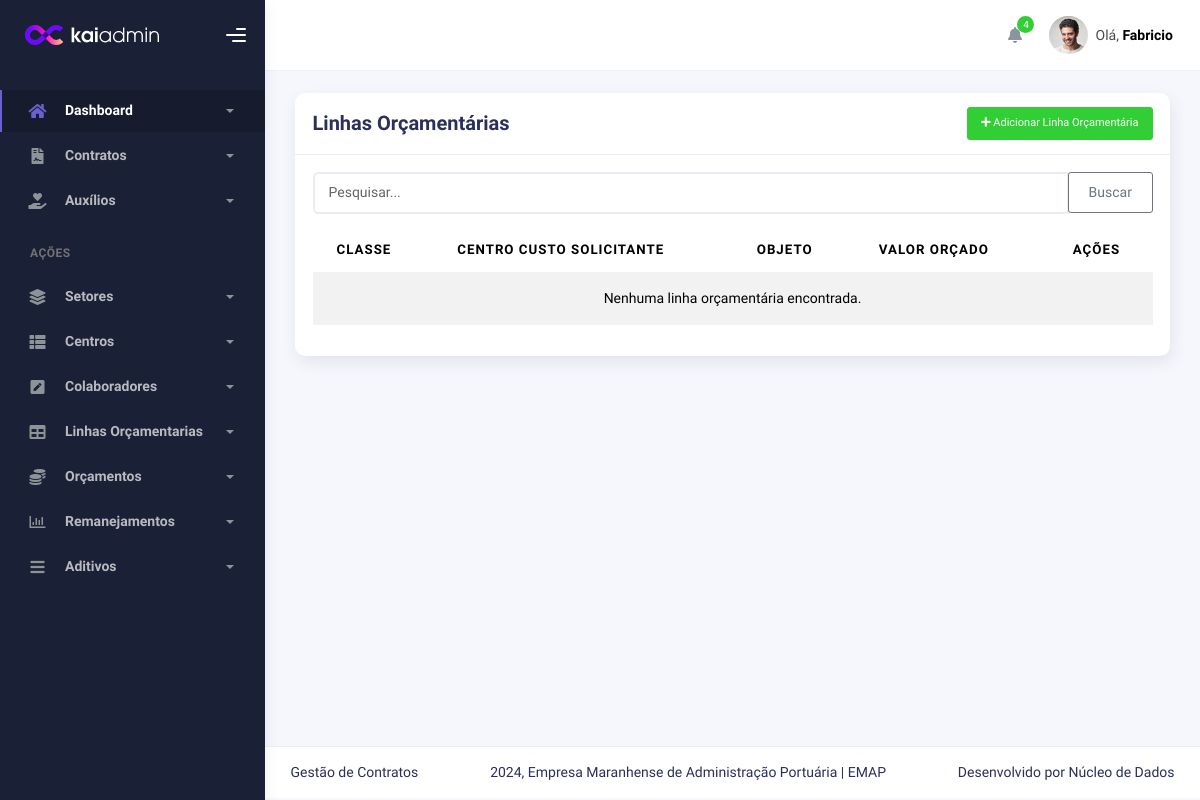
/contratos/linhaorcamentaria/, run on an earlier commit of the app's database.
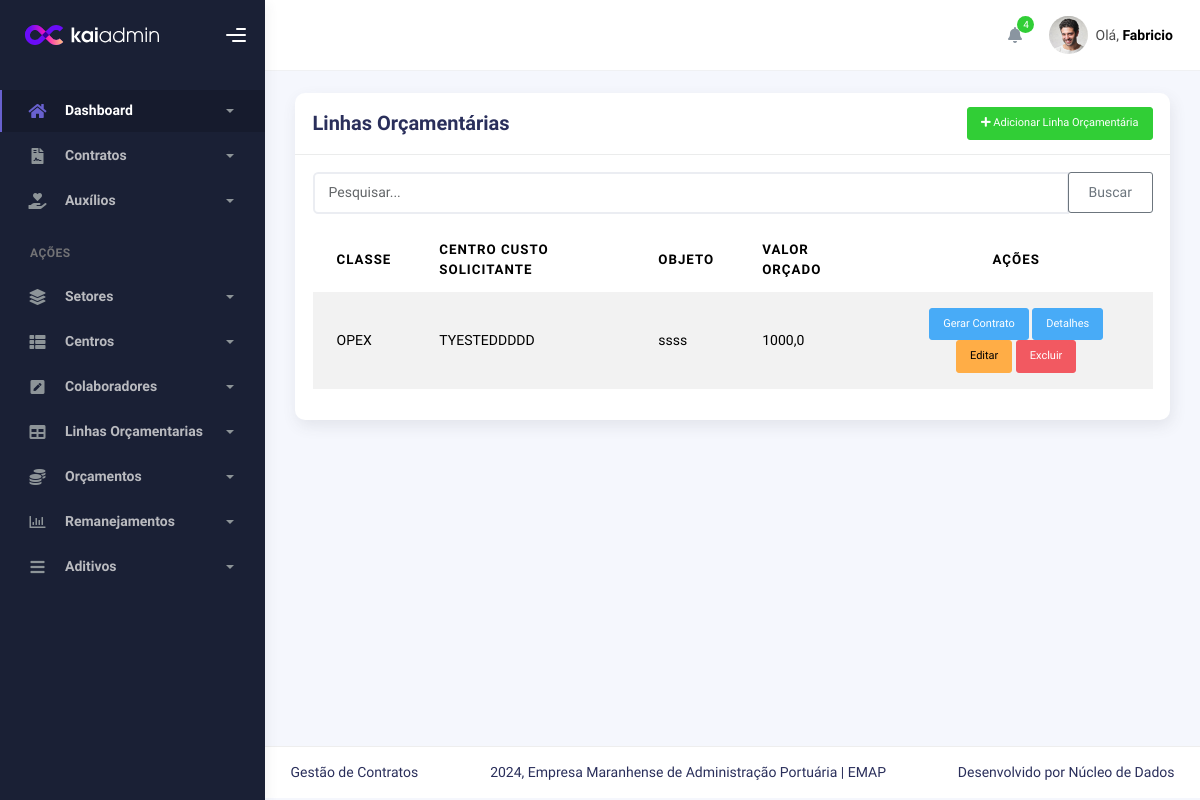
And on a later commit of the database.
### contract/models.py (models this page shows, shortened)
class LinhaOrcamentaria(models.Model):
    CLASSE_CHOICES = [
        ('OPEX', 'OPEX'),
        ('CAPEX', 'CAPEX'),
    ]
    classe = models.CharField(max_length=100, choices=CLASSE_CHOICES, blank=True, null=True, verbose_name='Tipo de linha')
    CUSTODESPESA_CHOICES = [
        ('A', 'Base Principal'),
        ('B', 'Serviços Especializados'),
        ('C', 'Despesas Compartilhadas'),
    ]
    custo_despesa = models.CharField(max_length=100, choices=CUSTODESPESA_CHOICES, verbose_name='CUSTO/DESPESA')
    centro_custo_gestor = models.ForeignKey(CentroDeCustoGestor, on_delete=models.SET_NULL, null=True, blank=True)
    centro_custo_solicitante = models.ForeignKey(CentroDeCustoSolicitante, on_delete=models.SET_NULL, null=True, blank=True)
    descricao_resumida = models.CharField(max_length=255, null=True, blank=True, verbose_name='Finalidade')
    objeto = models.CharField(max_length=80, blank=True, null=True, verbose_name='Objeto')
    CLASSIFICACAO_CHOICES = [
        ('NOVO', 'NOVO'),
        ('RENOVAÇÃO', 'RENOVAÇÃO'),
        ('CARY OVER', 'CARY OVER'),
        ('REPLANEJAMENTO', 'REPLANEJAMENTO'),
        ('N/A', 'N/A'),
    ]
    classificacao_orcamento = models.CharField(max_length=100, choices=CLASSIFICACAO_CHOICES, null=True, blank=True)
    possivel_fiscal = models.ForeignKey('Colaborador', on_delete=models.PROTECT, related_name='contratos_fiscal_possivel', verbose_name='Fiscal')
    ano_orcamento = models.ForeignKey(Orcamento, on_delete=models.PROTECT, related_name='contratos', null=True, blank=True)
    TIPOCONTRATO_CHOICES = [
        ('I', 'SERVIÇO'),
        ('II', 'FORNECIMENTO'),
        ('III', 'ASSINATURA'),
        ('IV', 'FORNECIMENTO/SERVIÇO'),
    ]
    tipo_contrato = models.CharField(max_length=100, choices=TIPOCONTRATO_CHOICES, blank=True, null=True)
    STATUS_LINHA_ORCAMENTARIA_CHOICES = [
        ('I', 'SERVIÇO'),
        ('II', 'FORNECIMENTO'),
        ('III', 'ASSINATURA'),
        ('IV', 'FORNECIMENTO/SERVIÇO'),
    ]
    status_linha_orcamentaria = models.CharField(max_length=100, choices=STATUS_LINHA_ORCAMENTARIA_CHOICES, blank=True, null=True)
    TIPOCONTRATACAOPROVAVEL_CHOICES = [
        ('A', 'LICITAÇÃO'),
        ('B', 'DISPENSA EM RAZÃO DO VALOR'),
        ('C', 'CONVÊNIO'),
        ('D', 'FUNDO FIXO'),
        ('E', 'INEXIGIBILIDADE'),
        ('F', 'ATA DE REGISTRO DE PREÇO'),
        ('H', 'ACORDO DE COOPERAÇÃO'),
        ('I', 'APOSTILAMENTO'),
    ]
    tipo_provavel_contratacao = models.CharField(max_length=100, choices=TIPOCONTRATACAOPROVAVEL_CHOICES)
    valor_orcado = models.FloatField(default=0, blank=True, null=True,validators=[MinValueValidator(0.01)])
    STATUSELABORACAOTR_CHOICES = [
        ('I', 'VENCIDO'),
        ('II', 'DENTRO DO PRAZO'),
        ('III', 'ELABORADO COM ATRASO'),
        ('IV', 'ELABORADO NO PRAZO'),
    ]
    status_elaboracao_tr = models.CharField(max_length=100, choices=STATUSELABORACAOTR_CHOICES, blank=True, null=True)
    necessidade_contratacao = models.DateField(blank=True, null=True)
    STATUSPROCESSO_CHOICES = [
        ('I', 'PLANEJAMENTO'),
        ('II', 'Execução'),
        ('III', 'Elaboração de TR'),
        ('IV', 'Cotação'),
        ('V', 'Em proc. aditivo'),
    ]
    status_processo = models.CharField(max_length=100, choices=STATUSPROCESSO_CHOICES, blank=True, null=True)
    STATUSCONTRATACAO_CHOICES = [
        ('A', 'DENTRO DO PRAZO'),
        ('B', 'CONTRATADO NO PRAZO'),
        ('C', 'CONTRATADO COM ATRASO'),
        ('D', 'PRAZO VENCIDO'),
        ('E', 'LINHA TOTALMENTE REMANEJADA'),
        ('F', 'LINHA TOTALMENTE EXECUTADA'),
        ('G', 'LINHA DE PAGAMENTO'),
        ('H', 'LINHA PARCIALMENTE REMANEJADA'),
        ('I', 'LINHA PARCIALMENTE EXECUTADA'),
        ('J', 'N/A'),
    ]
    status_contratacao = models.CharField(max_length=100, choices=STATUSCONTRATACAO_CHOICES, blank=True, null=True)
    obs_contrato = models.TextField(max_length=400, blank=True, null=True)
    class Meta:
        verbose_name = 'Linha Orçamentária'
        verbose_name_plural = 'Linhas Orçamentárias'

class CentroDeCustoSolicitante(models.Model):
    centro_gestor = models.ForeignKey(CentroDeCustoGestor, on_delete=models.CASCADE, related_name='solicitantes')
    nome = models.CharField(max_length=100)
    def __str__(self):
        return self.nome
    class Meta:
        unique_together = ('centro_gestor', 'nome')

### contract/views.py (the view)
# urls.py: path('linhaorcamentaria/', LinhaOrcamentariaListView.as_view(), name='linhaorcamentaria_list'),
class LinhaOrcamentariaListView(ListView):
    model = LinhaOrcamentaria
    template_name = 'linhas/linhaorcamentaria_list.html'
    context_object_name = 'linhaorcamentarias'
    paginate_by = 5

### contract/templates/linhas/linhaorcamentaria_list.html (shortened to what this page needs)
{% extends 'index.html' %}
{% block 'conteudo' %}
<div class="container">
    <div class="page-inner">
        <div class="row">
            <div class="col-md-12">
                <div class="card">
                    <div class="card-header d-flex justify-content-between align-items-center">
                        <h4 class="card-title">Linhas Orçamentárias</h4>
                        <a href="{% url 'linhaorcamentaria_create' %}" class="btn btn-success btn-sm">
                            <i class="fas fa-plus"></i> Adicionar Linha Orçamentária
                        </a>
                    </div>
                    <div class="card-body">
                        <form method="GET" action="{% url 'linhaorcamentaria_list' %}">
                            <div class="input-group mb-3">
                                <input type="text" id="searchInput" class="form-control" name="search" value="{{ search_query }}" placeholder="Pesquisar...">
                                <div class="input-group-append">
                                    <button class="btn btn-outline-secondary" type="submit">Buscar</button>
                                </div>
                            </div>
                        </form>
                        <div class="table-responsive">
                            <table class="table table-striped">
                                <thead>
                                    <tr>
                                        <th>Classe</th>
                                        <th>Centro Custo Solicitante</th>
                                        <th>Objeto</th>
                                        <th>Valor Orçado</th>
                                        <th class="text-center">Ações</th>
                                    </tr>
                                </thead>
                                <tbody id="linhaorcamentariaTable">
                                    {% for linha in page_obj %}
                                    <tr>
                                        <td>{{ linha.get_classe_display }}</td>
                                        <td>{{ linha.centro_custo_solicitante }}</td>
                                        <td>{{ linha.objeto }}</td>
                                        <td>{{ linha.valor_orcado }}</td>
                                        <td class="text-center">
                                            <a href="{% url 'contrato_create' %}" class="btn btn-info btn-sm">Gerar Contrato</a>
                                            <a href="{% url 'linhaorcamentaria_detail' linha.pk %}" class="btn btn-info btn-sm">Detalhes</a>
                                            <a href="{% url 'linhaorcamentaria_update' linha.pk %}" class="btn btn-warning btn-sm">Editar</a>
                                            <a href="{% url 'linhaorcamentaria_delete' linha.pk %}" class="btn btn-danger btn-sm">Excluir</a>
                                        </td>
                                    </tr>
                                    {% empty %}
                                    <tr>
                                        <td colspan="5" class="text-center">Nenhuma linha orçamentária encontrada.</td>
                                    </tr>
                                    {% endfor %}
                                </tbody>
                            </table>
                        </div>
                    </div>
                </div>
            </div>
        </div>
    </div>
</div>
{% endblock %}

What changed in the data, as far as the page shows it:
added LinhaOrcamentaria: classe "OPEX", centro_custo_solicitante "TYESTEDDDDD", objeto "ssss", valor_orcado "1000,0"
Also different on the page:
text no longer shown: "Nenhuma linha orçamentária encontrada."
